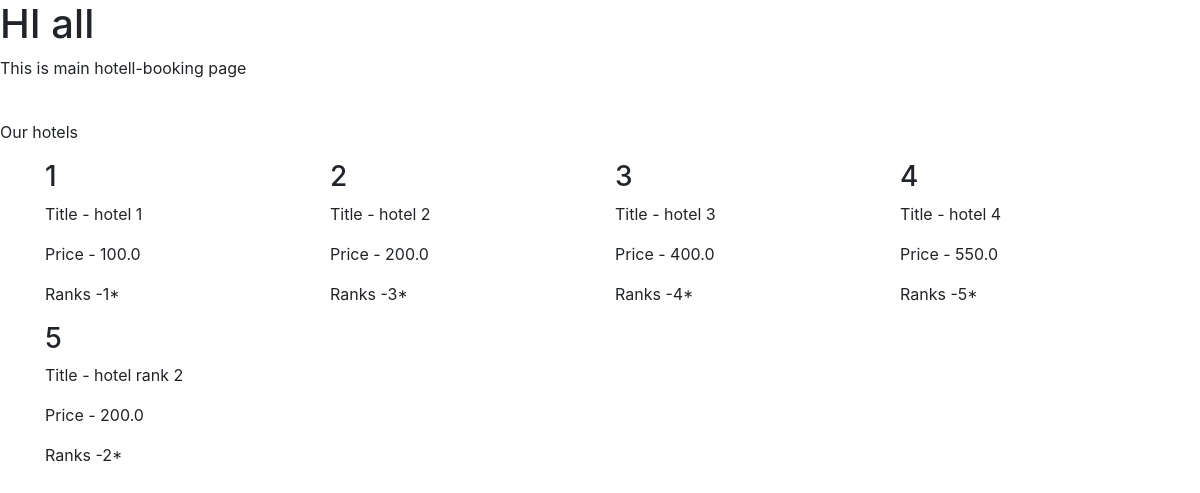
The page / on the database its author committed.
### book/models.py (models this page shows)
class H_book(models.Model):
    HOTEL_RANK_STARS = (
        ('1*' , 'One star hotel '),
        ('2*' , 'Two stars hotel '),
        ('3*' , 'Three stars hotel '),
        ('4*' , 'Four stars hotel '),
        ('5*' , 'Five stars hotel '),
    )
    title = models.CharField(max_length=255)
    description = models.TextField(max_length=1500)
    price = models.FloatField()
    hot_price = models.BooleanField(default=False)
    new_price = models.FloatField(blank=True,null=True)
    ranks = models.CharField(choices=HOTEL_RANK_STARS,max_length=255 )

### book/views.py (the view)
# urls.py: 2. Add a URL to urlpatterns:  path('', views.home, name='home')
def home(request):
    all_hotels = H_book.objects.all()
    for hotel in all_hotels:
        print('title', hotel.title)
    return render(request, 'index.html',
                  {'hotels': all_hotels}
                  )

### book/templates/index.html (shortened to what this page needs)
<!DOCTYPE html>
<html lang="en">
<head>
        <link rel="stylesheet" href="https://stackpath.bootstrapcdn.com/bootstrap/4.5.2/css/bootstrap.min.css">
</head>
<body>
<h1>HI all </h1>
<p>This is main hotell-booking page</p>
<br>
<p>Our hotels </p>
<div class="container">
<div class="row">
{% for hotel in hotels %}
<div class="col-md-3">
<h3>{{ hotel.id }}</h3>
    <p>Title - {{ hotel.title }}</p>
    <p>Price - {{ hotel.price }}</p>
    <p> Ranks -{{ hotel.ranks }}</p>
</div>
{% endfor %}
</div>
</div>
</body>
</html>

### rows shown on the page
H_book: id "1", title "hotel 1", price "100.0", ranks "1*"
H_book: id "2", title "hotel 2", price "200.0", ranks "3*"
H_book: id "3", title "hotel 3", price "400.0", ranks "4*"
H_book: id "4", title "hotel 4", price "550.0", ranks "5*"
H_book: id "5", title "hotel rank 2", price "200.0", ranks "2*"
